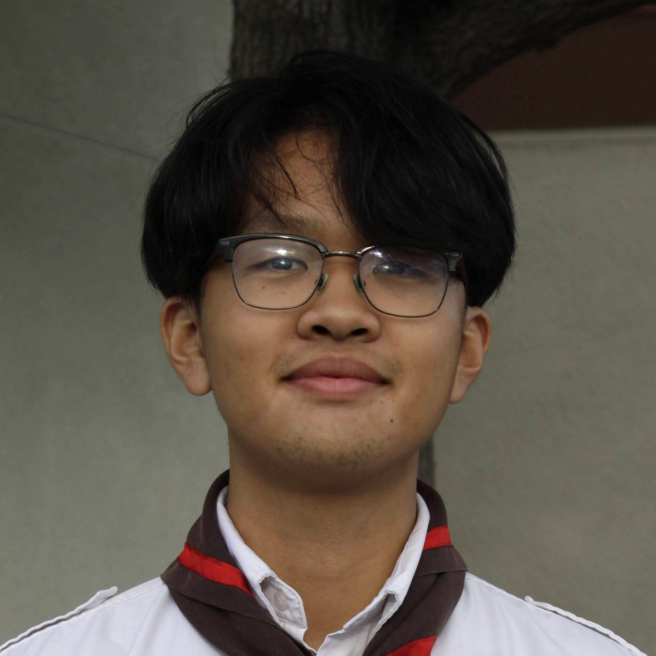
#> input picture computer_vision/images/headshots/will.jpeg, 1966 x 1966 px (shown at 1/3 size)
$ jupyter execute --allow-errors retina_test.ipynb   (shell and % lines are left out)
#> lines starting #> are read from the running program, lines starting #| are printed output that depends on the picture
### computer_vision/augmentation.py
import cv2
import numpy as np
import random

class Data_Augmentation():

    # brightness (50 for brighter)
    @staticmethod
    def brightness(img, brightness_factor=50):
        return cv2.convertScaleAbs(img, alpha=1.0, beta=brightness_factor)

    # contrast
    @staticmethod
    def contrast(img, contrast_factor=3):
        return cv2.convertScaleAbs(img, alpha=contrast_factor, beta=1.0)

    # gamma
    # random rotation


### computer_vision/retina_test.ipynb
[cell 1]
import os
os.environ["TF_CPP_MIN_LOG_LEVEL"] = "3" # ignore annoying GPU warnings
from retinaface import RetinaFace
import matplotlib.pyplot as plt
import cv2
from augmentation import Data_Augmentation

# Face Detection using Retina-Face
---

[cell 2]
# init images
face0 = cv2.imread("images/face0.jpg")
#> (the rest of this cell did not finish here and is left out)

#> (a cell that did not finish here is left out)

#> (a cell that did not finish here is left out)

#> (a cell that did not finish here is left out)

#> (a cell that did not finish here is left out)

#> (a cell that did not finish here is left out)

#> (a cell that did not finish here is left out)

# Data Augmentation
---

[cell 9]
img_path = "images/headshots/will.jpeg"
img = cv2.imread(img_path)
#> img is the input picture: shape (1966, 1966, 3); mean B, G, R 70.8, 81.1, 89.6
img = cv2.cvtColor(img, cv2.COLOR_BGR2RGB)

# brightness
brightened_img = Data_Augmentation.brightness(img, 100)
#> in brightness, `return cv2.convertScaleAbs(img, alpha=1.0, beta=brightness_factor)`:
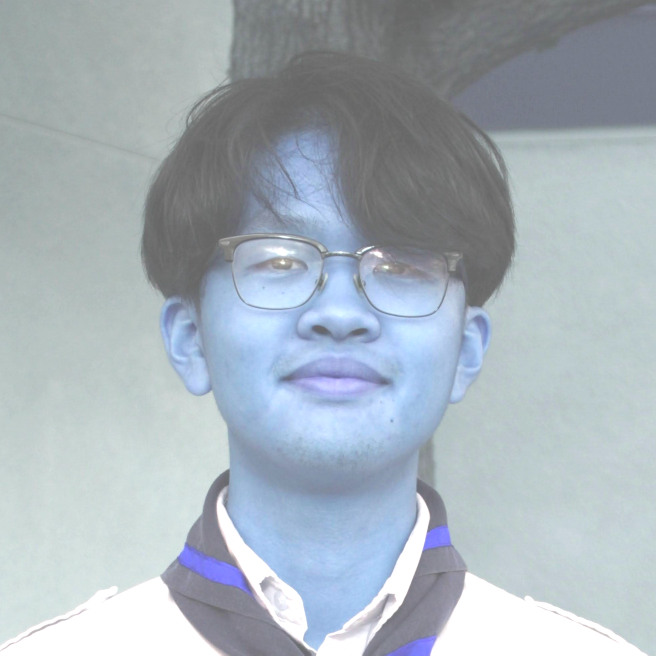
#> returned value: shape (1966, 1966, 3) (shown at 1/3 size); mean of channels 0, 1, 2 186.8, 178.4, 167.5; drawn as B, G, R
darkened_img = Data_Augmentation.brightness(img, -30)
#> call 2 of brightness, with brightness_factor = -30
#> in brightness (call 2), `return cv2.convertScaleAbs(img, alpha=1.0, beta=brightness_factor)`:
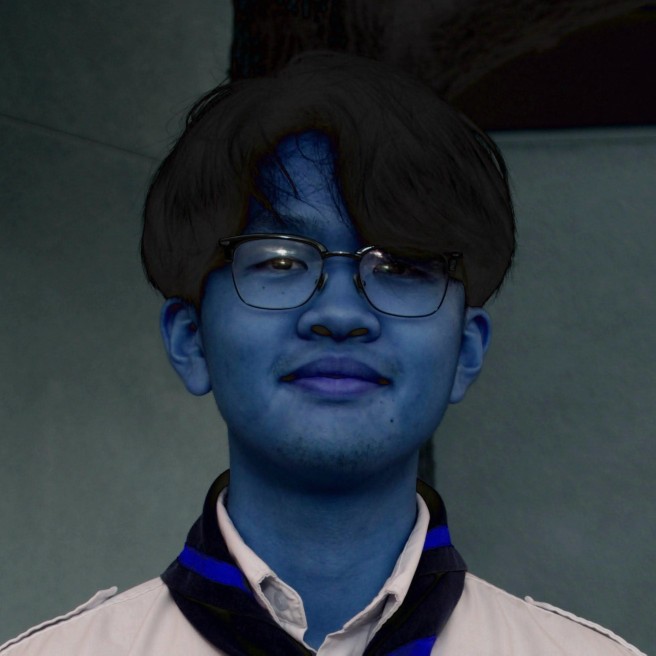
#> returned value: shape (1966, 1966, 3) (shown at 1/3 size); mean of channels 0, 1, 2 64.9, 57.3, 47.9; drawn as B, G, R

# contrast (0 < factor <= 1 for low contrast) and (factor <= 1 for high contrast)
high_contrast_img = Data_Augmentation.contrast(img, 3)
#> in contrast, `return cv2.convertScaleAbs(img, alpha=contrast_factor, beta=1.0)`:
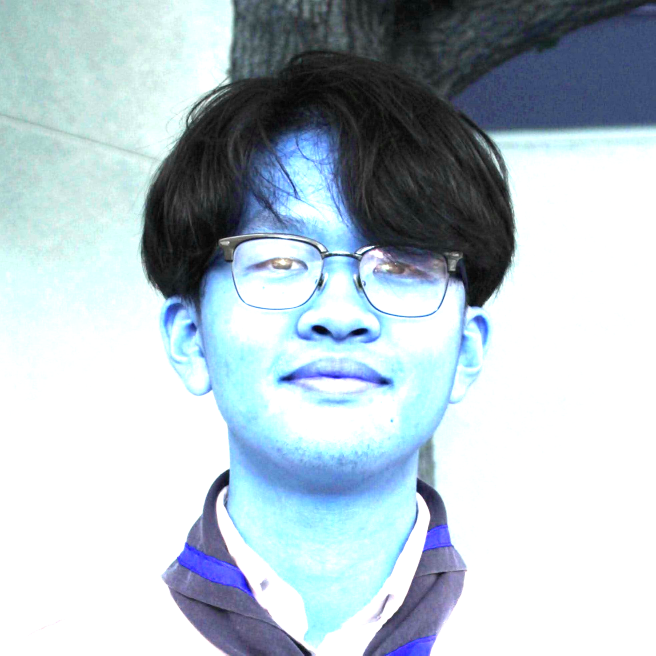
#> returned value: shape (1966, 1966, 3) (shown at 1/3 size); mean of channels 0, 1, 2 202.9, 194.7, 180.3; drawn as B, G, R
low_contrast_img = Data_Augmentation.contrast(img, 0.4)
#> call 2 of contrast, with contrast_factor = 0.4
#> in contrast (call 2), `return cv2.convertScaleAbs(img, alpha=contrast_factor, beta=1.0)`:
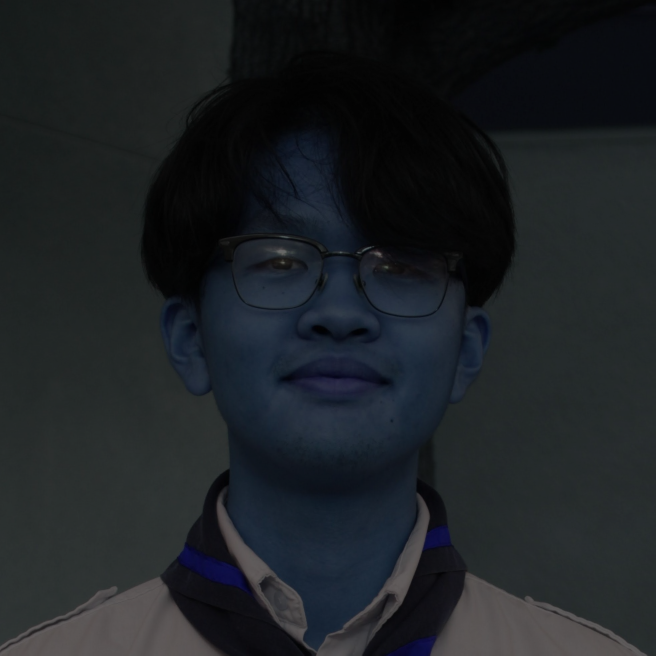
#> returned value: shape (1966, 1966, 3) (shown at 1/3 size); mean of channels 0, 1, 2 36.8, 33.4, 29.3; drawn as B, G, R

[cell 10]
fig = plt.figure(figsize=(8,40))

ax1 = fig.add_subplot(921)
ax1.set_title('Original Image')
plt.imshow(img)

ax2 = fig.add_subplot(922)
ax2.set_title("Brightened Image")
plt.imshow(brightened_img)

ax3 = fig.add_subplot(923)
ax3.set_title('Original Image')
plt.imshow(img)

ax4 = fig.add_subplot(924)
ax4.set_title('Darkened Image')
plt.imshow(darkened_img)

ax5 = fig.add_subplot(925)
ax5.set_title('Original Image')
plt.imshow(img)

ax6 = fig.add_subplot(926)
ax6.set_title('High Contrast')
plt.imshow(high_contrast_img)

ax7 = fig.add_subplot(927)
ax7.set_title('Original Image')
plt.imshow(img)

ax8 = fig.add_subplot(928)
ax8.set_title('Low Contrast')
plt.imshow(low_contrast_img)

$ run again, with computer_vision/images/headshots/austin.jpeg copied over computer_vision/images/headshots/will.jpeg
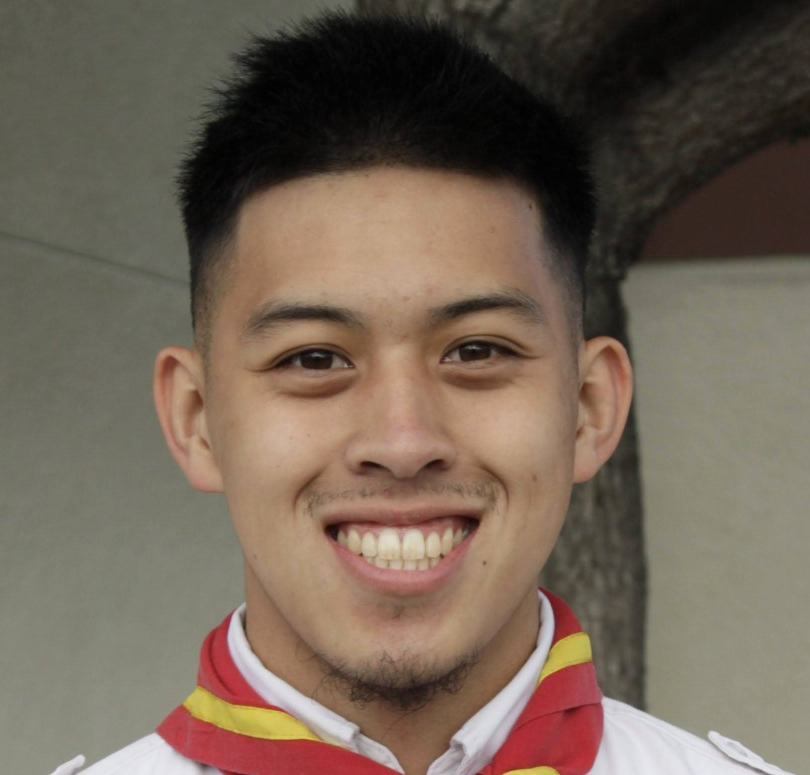
#> input picture computer_vision/images/headshots/austin.jpeg, 1620 x 1550 px (shown at 1/2 size)
#> img is the input picture: shape (1550, 1620, 3); mean B, G, R 86.1, 99.9, 114.6
#> in contrast, `return cv2.convertScaleAbs(img, alpha=contrast_factor, beta=1.0)`:
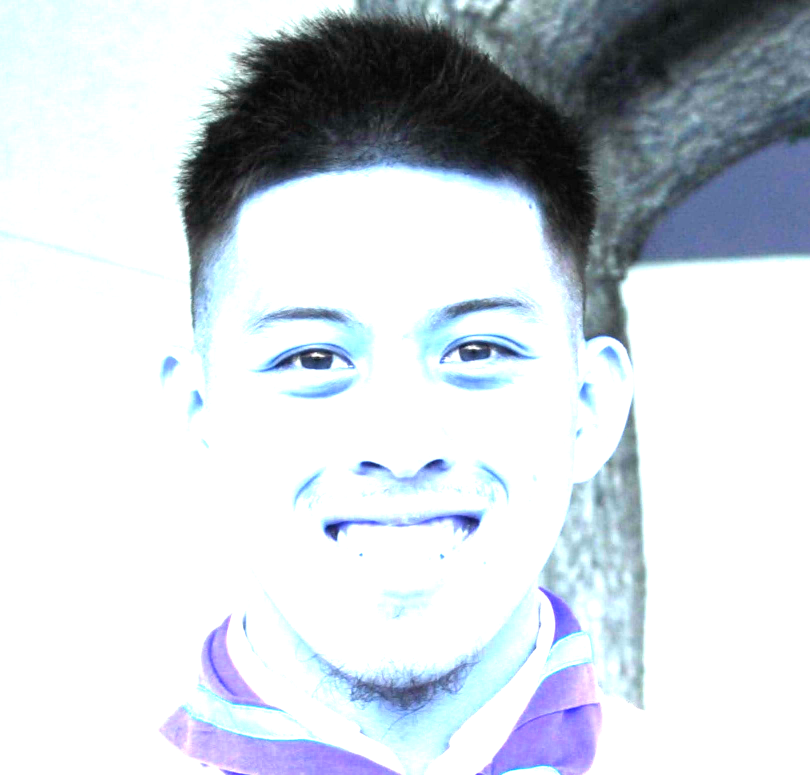
#> returned value: shape (1550, 1620, 3) (shown at 1/2 size); mean of channels 0, 1, 2 217.8, 211.1, 204.7; drawn as B, G, R
#> in contrast (call 2), `return cv2.convertScaleAbs(img, alpha=contrast_factor, beta=1.0)`:
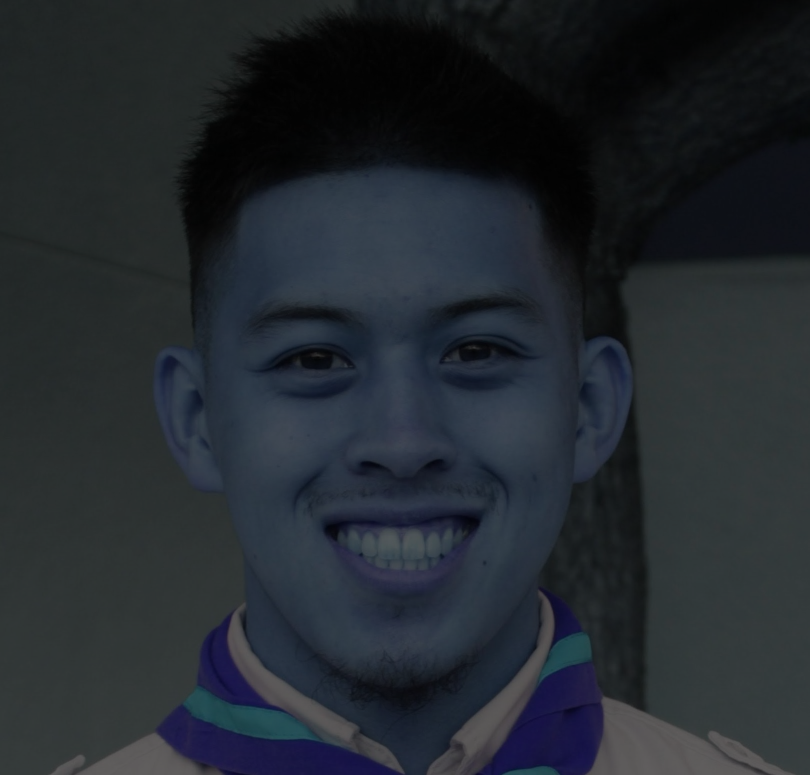
#> returned value: shape (1550, 1620, 3) (shown at 1/2 size); mean of channels 0, 1, 2 46.9, 41, 35.4; drawn as B, G, R

$ run again, with computer_vision/images/headshots/bdo.jpeg copied over computer_vision/images/headshots/will.jpeg
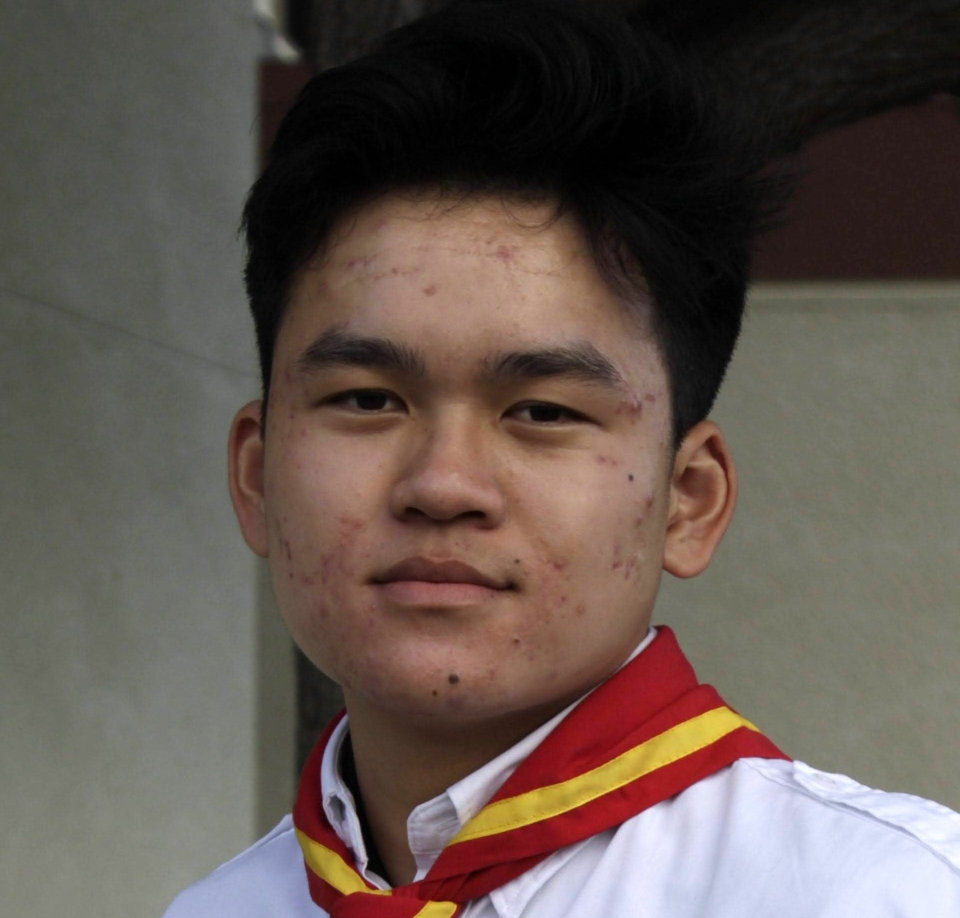
#> input picture computer_vision/images/headshots/bdo.jpeg, 1920 x 1835 px (shown at 1/2 size)
#> img is the input picture: shape (1835, 1920, 3); mean B, G, R 80.3, 87.2, 99.2
#> in contrast, `return cv2.convertScaleAbs(img, alpha=contrast_factor, beta=1.0)`:
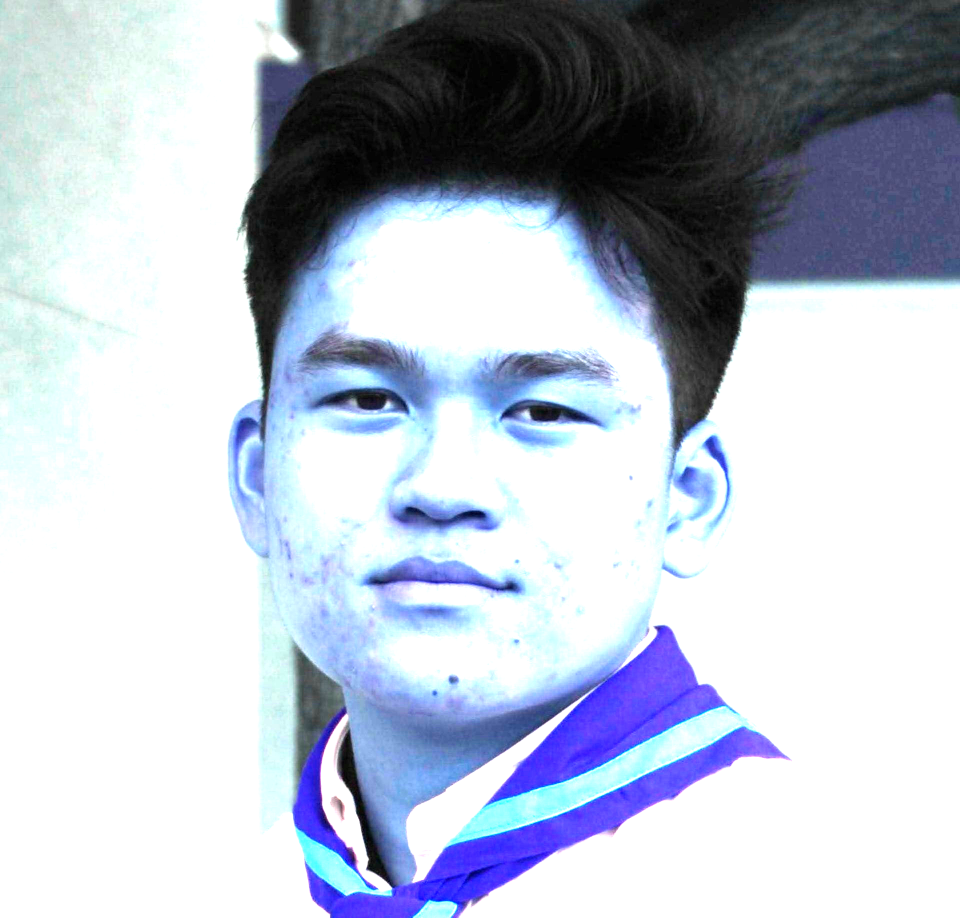
#> returned value: shape (1835, 1920, 3) (shown at 1/2 size); mean of channels 0, 1, 2 206, 191.9, 184.3; drawn as B, G, R
#> in contrast (call 2), `return cv2.convertScaleAbs(img, alpha=contrast_factor, beta=1.0)`:
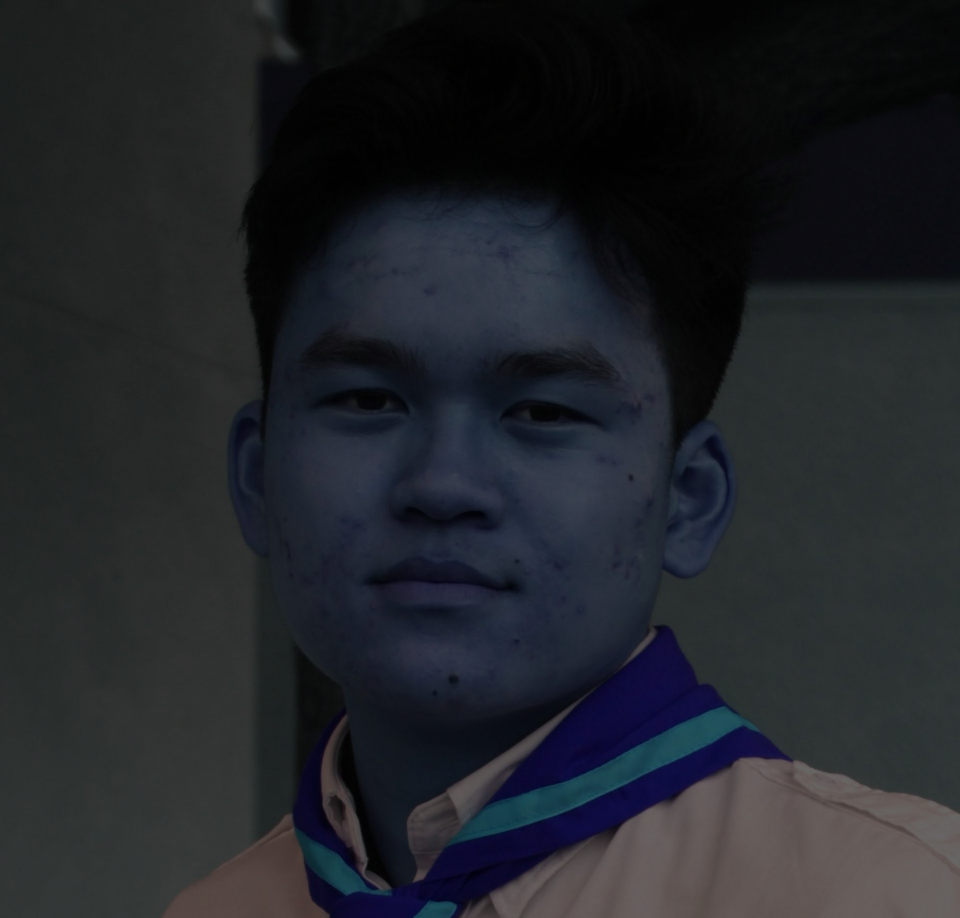
#> returned value: shape (1835, 1920, 3) (shown at 1/2 size); mean of channels 0, 1, 2 40.7, 35.9, 33.1; drawn as B, G, R
